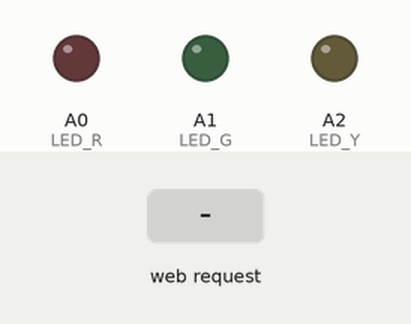
This sketch was run on a simulated Arduino Uno, built with avr-gcc and run on an emulated ATmega328P. Parts: output pins drawn as LEDs (lit = HIGH). The test bench sets the inputs (shaded band). WiFi joins after 1.5 s; servers stay silent unless stated; what the sketch prints to the serial monitor is not drawn.

Above: at 1.2 s.
1.3 s: HTTP request GET /?sel_LED=1 received
At 2.2 s:
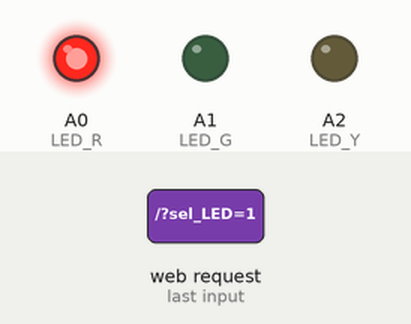
2.8 s: HTTP request GET /?sel_LED=2 received
At 3.4 s:
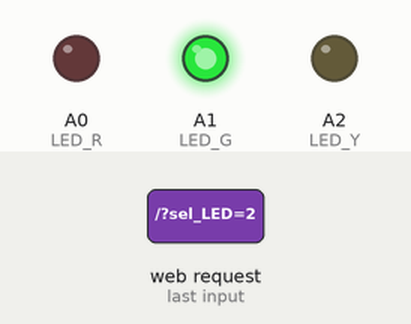
4.3 s: HTTP request GET /?sel_LED=3 received
At 4.6 s:
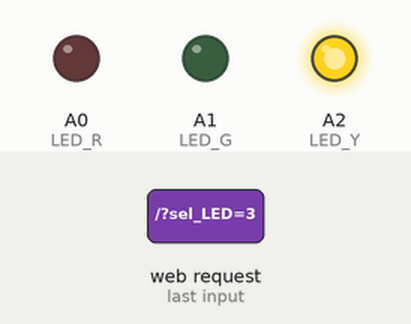
Timing chart, 0 to 7.3 s (numbered marks = the images above; inputs shaded):
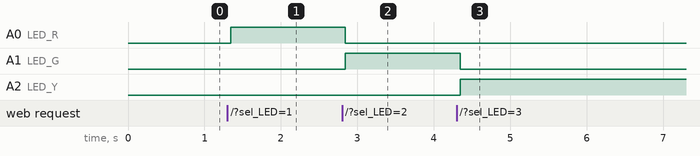

The sketch:

Ethernet_3LED.ino
```cpp
#include <SPI.h>
#include <Ethernet.h>

//MAC address for Arduino
byte MAC[] = {0xDE, 0xAD, 0xBE, 0xEF, 0xFE, 0xEC};
//IP address for Arduino
IPAddress IP(192, 168, 2, 77);
//Create a Web-server
EthernetServer server(80);

//클라이언트가 웹서버에 접속하면서 웹 브라우저가 웹서버로 처음 보내는 문자열
String HTTP_req = "";
int led_pin = 9;
int sel_LED = 0;

int LED_R = A0;
int LED_G = A1;
int LED_Y = A2;

String r_checked = "";
String g_checked = "";
String y_checked = "";

int led_r_status = LOW;
int led_g_status = LOW;
int led_y_status = LOW;

void setup()
{
    Serial.begin(9600);
    // dht.begin();
    Ethernet.begin(MAC, IP);
    server.begin();
    pinMode(LED_R, OUTPUT);
    pinMode(LED_G, OUTPUT);
    pinMode(LED_Y, OUTPUT);

    digitalWrite(LED_R, LOW);
    digitalWrite(LED_G, LOW);
    digitalWrite(LED_Y, LOW);
}

void loop()
{
    ethernetClients();
}

void ethernetClients()
{
    EthernetClient client = server.available();
    if (client)
    {
        Serial.println("Clients are connected!! Send the masseges!!");
        boolean current = true;
        //clients are connected to server
        while (client.connected())
        {
            if (client.available())
            {
                //first character from client
                char c = client.read();
                HTTP_req += c;

                if (c == '\n' && current)
                {
                    //transfer the HTML source to client
                    client.println("HTTP/1.1 200 OK");
                    client.println("Content-Type : text/html");
                    client.println("Connection close");
                    // client.println("Refresh : 5");
                    client.println();
                    client.println("<!DOCTYPE html>");
                    client.println("<html lang='kor'>");
                    client.println("<head>");
                    client.println("<meta charset='UTF-8'>");
                    client.println("<meta name='viewport' content='width=device-width, initial-scale=1.0'>");
                    client.println("<meta http-equiv='X-UA-Compatible' content='ie=edge'>");
                    client.println("<title>Arduino Ethernet Server</title>");

                    client.println("<style>");
                    client.println("body p{color:Blue; text-align:center;}");
                    client.println("</style>");

                    client.println("</head>");
                    client.println("<body>");
                    client.println("<h1>Wellcome Arduino-Ethernet-Server!!</h1>");
                    client.println("<p>아두이노 이더넷 서버에 오신것을 환영합니다.</p>");

                    client.println("<p>원하는 색상을 선택하세요</p></br>");
                    client.println("<form method='GET'>");
                    ProcessCheck(client);
                    client.println("</form>");

                    client.println("</body>");
                    client.println("</html>");
                    //print the data from client

                    Serial.println(String("클라이언트에서 받은 내용 \n"));
                    Serial.println(HTTP_req);
                    HTTP_req = "";
                }
                if (c == '\n')
                {
                    current = true;
                }
                else if (c != '\r')
                {
                    current = false;
                }
            }
        }
        delay(1);
        client.stop();
    }
}

void ProcessCheck(EthernetClient client)
{
    Serial.println(String("received \n") + HTTP_req);
    //클라이언트에서 보낸 메시지 (기본 메시지 + Submit으로 보내온 메시지)에 "LED=1"이 있는지 찾기
    if (HTTP_req.indexOf("sel_LED=1") > -1)
    {
        sel_LED = 1;
    }
    if (HTTP_req.indexOf("sel_LED=2") > -1)
    {
        sel_LED = 2;
    }
    if (HTTP_req.indexOf("sel_LED=3") > -1)
    {
        sel_LED = 3;
    }

    switch (sel_LED)
    {
    case 1:
        //Check LED LED_status
        led_r_status = HIGH;
        led_g_status = LOW;
        led_y_status = LOW;
        r_checked = "checked";
        g_checked = " ";
        y_checked = " ";
        break;
    case 2:
        //Check LED LED_status
        led_r_status = LOW;
        led_g_status = HIGH;
        led_y_status = LOW;
        r_checked = " ";
        g_checked = "checked";
        y_checked = " ";
        break;
    case 3:
        //Check LED LED_status
        led_r_status = LOW;
        led_g_status = LOW;
        led_y_status = HIGH;
        r_checked = " ";
        g_checked = " ";
        y_checked = "checked";
        break;
    default:
        led_r_status = HIGH;
        led_g_status = LOW;
        led_y_status = LOW;
        r_checked = "checked";
        g_checked = " ";
        y_checked = " ";
        break;
    }

    digitalWrite(LED_R, led_r_status);
    digitalWrite(LED_G, led_g_status);
    digitalWrite(LED_Y, led_y_status);

    client.print("<input type='radio' name='sel_LED' value='1' onclick='submit();'");
    client.print(String(r_checked));
    client.println("'/> 빨강");
    client.print("<input type='radio' name='sel_LED' value='2' onclick='submit();'");
    client.print(String(g_checked));
    client.println("'/> 녹색");
    client.print("<input type='radio' name='sel_LED' value='3' onclick='submit();'");
    client.print(String(y_checked));
    client.println("'/> 노랑");
    Serial.println(String("R : " + r_checked) + " " + String("G : " + g_checked) + " " + String("Y : " + y_checked));
}
```

Measured:
- after the input at 1.3 s, A0 (LED_R): LOW → HIGH at once
- after the input at 2.8 s, A0 (LED_R): HIGH → LOW at once; A1 (LED_G): LOW → HIGH at once
- after the input at 4.3 s, A1 (LED_G): HIGH → LOW after 0.05 s; A2 (LED_Y): LOW → HIGH after 0.05 s
